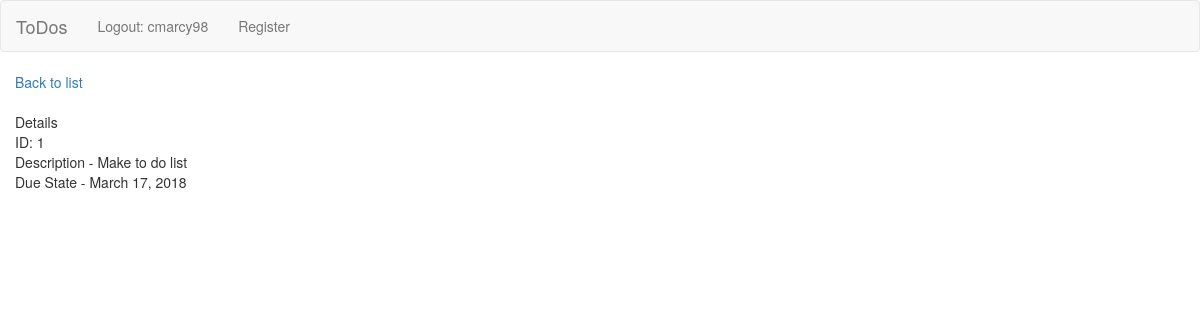
/todo/1/ (signed in), run on the app's committed database.
### todos/models.py (models this page shows, shortened)
class Todo(models.Model):
    user =  models.ForeignKey(User, null=True, blank=True)
    description = models.CharField(max_length=128, null=False, blank=False)
    due_date = models.DateField(null=True, blank=True)

### todos/views.py (the view)
# urls.py: url(r'^todo/(?P<pk>\d+)/$', views.todo_details.as_view(), name='todo_details'),
class todo_details(DetailView):
    model = Todo

### todos/templates/todos/todo_detail.html
{% extends 'base.html' %}
{% block body %}
<a href="{% url 'todo_list' %}">Back to list</a><br><br>
Details <br>
ID: {{object.id}} <br>
Description - {{ object.description }} <br>
Due State - {{ object.due_date }}<br>
{% endblock %}

### todos/templates/base.html (shortened to what this page needs)
<!DOCTYPE html>
<html>
    <head>
        <link href="https://maxcdn.bootstrapcdn.com/bootstrap/3.3.7/css/bootstrap.min.css" rel="stylesheet" media="screen">
        <link href="https://maxcdn.bootstrapcdn.com/font-awesome/4.7.0/css/font-awesome.min.css" rel="stylesheet">
    </head>
    <body>
    <nav class="navbar navbar-default">
        <div class="container-fluid">
            <div class="navbar-header">
                <a class="navbar-brand" href="/">ToDos</a>
            </div>
            <div class="collapse navbar-collapse" id="bs-example-navbar-collapse-1">
                <ul class="nav navbar-nav">
                    <li>
                        {% if request.user.username %}
                            <a href="/accounts/logout/">Logout: {{ request.user.username }}</a>
                        {% else %}
                            <a href="/accounts/login/">Login</a>
                        {% endif %}
                    </li>
                    <li>
                        <a href="/accounts/register/">Register</a>
                    </li>
                </ul>
            </div>
        </div>
    </nav>
        <div class="container-fluid">
            <div class="row">
                <div class="col-sm-12">
                    {% block body %}{% endblock %}
                </div>
            </div>
        </div>
    </body>
</html>

### data on the page
Todo: id "1", description "Make to do list", due_date "March 17, 2018"

### other printed values
{{ request.user.username }} "cmarcy98"
